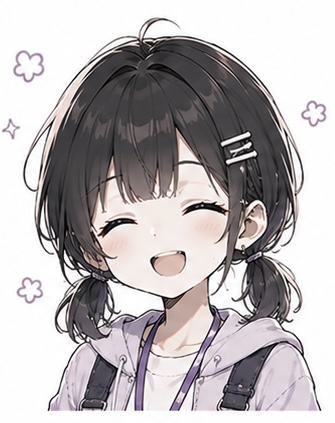
#> input picture assets/img/students/expressions/6B83B79A-B8A6-4E89-923E-D2977D7046CE 10.jpg, 335 x 423 px; its folder holds only this picture in this run
$ python process_expressions.py '../assets/img/students/expressions/6B83B79A-B8A6-4E89-923E-D2977D7046CE 10.jpg' ../assets/img/students/expressions out.png
#> lines starting #> are read from the running program, lines starting #| are printed output that depends on the picture; after the words box and inside, x2 and y2 are one past the last pixel; in counts of white or black regions, pixels touching at a corner belong together
#!/usr/bin/env python3
"""
处理学生表情包 v2：将 2 行 × 4 列表情图分割为 8 张独立头像图。

算法：
  - 从图片四边像素自动检测背景色（不假设背景是纯白，兼容偏灰/偏黄）
  - 用色差（与背景的最大通道差）区分内容与背景
  - 用投影密度谷值定位格子边界，无需明显分隔线

用法：
  单张: python process_expressions.py <输入图片> [输出目录]
  批量: python process_expressions.py --all <temp目录> <输出根目录>
  调试: python process_expressions.py --debug <输入图片> [输出目录]
        (额外输出 _debug_splits.png，标注切割位置)

依赖：pip install Pillow numpy
"""

import sys
from pathlib import Path
import numpy as np
from PIL import Image, ImageDraw

# ── 参数 ───────────────────────────────────────────────────────────────────────

OUTPUT_SIZE      = 512
PADDING_RATIO    = 0.10   # 每边 10% padding，防圆形头像裁到头发
ROWS, COLS       = 2, 4   # 表情包格子行列数
BG_TOLERANCE     = 35     # 像素与背景色的最大通道差，超过即视为内容
BG_SAMPLE_WIDTH  = 15     # 从四边各取多少像素宽度来采样背景色

EXPRESSIONS = [
    "neutral", "happy", "surprised", "angry",
    "sad", "embarrassed", "smug", "special",
]


# ── 背景色检测 ────────────────────────────────────────────────────────────────

def detect_background(arr: np.ndarray) -> np.ndarray:
    """
    从图片四周边缘采样，用中位数估计背景色 [R, G, B]。
    不假设背景是白色，兼容偏灰、偏黄、偏暖等各种色调。
    """
    h, w = arr.shape[:2]
    sw = min(BG_SAMPLE_WIDTH, h // 6, w // 6)

    border = np.concatenate([
        arr[:sw,  :,   :3].reshape(-1, 3),   # 上边
        arr[-sw:, :,   :3].reshape(-1, 3),   # 下边
        arr[:,  :sw,  :3].reshape(-1, 3),    # 左边
        arr[:, -sw:,  :3].reshape(-1, 3),    # 右边
    ])
    return np.median(border, axis=0)   # shape: (3,)


def content_mask(arr: np.ndarray, bg: np.ndarray) -> np.ndarray:
    """
    返回布尔矩阵：True 表示该像素是内容（与背景色有明显色差）。
    用最大通道差衡量，对各种颜色的背景都有效。
    """
    diff = np.abs(arr[:, :, :3].astype(np.int16) - bg.astype(np.int16))
    return diff.max(axis=2) > BG_TOLERANCE


# ── 基础工具 ──────────────────────────────────────────────────────────────────

def to_rgb_white(img: Image.Image) -> Image.Image:
    """转换为 RGB，透明像素替换为白色。"""
    if img.mode in ('RGBA', 'LA'):
        bg = Image.new('RGB', img.size, (255, 255, 255))
        bg.paste(img.convert('RGB'), mask=img.split()[-1])
        return bg
    if img.mode == 'P':
        return to_rgb_white(img.convert('RGBA'))
    return img.convert('RGB')


def smooth1d(profile: np.ndarray, window: int) -> np.ndarray:
    """滑动平均平滑。"""
    kernel = np.ones(window) / window
    return np.convolve(profile, kernel, mode='same')


# ── 外边白边裁剪 ───────────────────────────────────────────────────────────────

def crop_outer_border(img: Image.Image, bg: np.ndarray) -> Image.Image:
    """根据自动检测的背景色，裁掉四周多余的背景边缘。"""
    arr = np.array(img)
    mask = content_mask(arr, bg)
    rows = np.where(mask.any(axis=1))[0]
    cols = np.where(mask.any(axis=0))[0]
    if len(rows) == 0 or len(cols) == 0:
        return img
    return img.crop((cols[0], rows[0], cols[-1] + 1, rows[-1] + 1))


# ── 分割点检测 ────────────────────────────────────────────────────────────────

def find_section_minima(profile: np.ndarray, n_splits: int) -> list[int]:
    """
    在密度投影剖面中，为每个切割点在其预期位置附近找局部最小值。

    将剖面分成 n_splits+1 段，在每段的分界处搜索密度最低点，
    即表情图案之间的空白区域。无需明显分隔线也能定位。
    """
    size = len(profile)
    smooth_w = max(3, size // 20)
    smoothed = smooth1d(profile, smooth_w)

    splits = []
    section_size = size / (n_splits + 1)

    for k in range(1, n_splits + 1):
        center = int(section_size * k)
        half_w = max(5, int(section_size * 0.35))
        lo = max(1, center - half_w)
        hi = min(size - 1, center + half_w)
        local_min = lo + int(np.argmin(smoothed[lo:hi]))
        splits.append(local_min)

    return splits


def split_sheet(img: Image.Image, bg: np.ndarray) -> tuple[list[Image.Image], list[int], list[int]]:
    """将表情包分割为 ROWS×COLS 格，返回 (cells, h_splits, v_splits)。"""
    arr = np.array(img)
    h, w = arr.shape[:2]
    mask = content_mask(arr, bg)

    row_density = mask.mean(axis=1).astype(float)   # 每行内容密度
    col_density = mask.mean(axis=0).astype(float)   # 每列内容密度

    h_splits = find_section_minima(row_density, ROWS - 1)
    v_splits = find_section_minima(col_density, COLS - 1)

    row_bounds = [0] + h_splits + [h]
    col_bounds  = [0] + v_splits + [w]

    cells = []
    for r in range(ROWS):
        for c in range(COLS):
            cell = img.crop((
                col_bounds[c],
                row_bounds[r],
                col_bounds[c + 1],
                row_bounds[r + 1],
            ))
            cells.append(cell)

    return cells, h_splits, v_splits


# ── 格子内文字去除 ─────────────────────────────────────────────────────────────

def trim_text_from_bottom(img: Image.Image, bg: np.ndarray) -> Image.Image:
    """
    尝试去除格子底部的文字标签（如"开心""愤怒"等）。

    判断：在内容区下方 60% 处寻找空白带，若空白带以下的内容
    不超过总内容高度的 20%，认为是文字并截除。不确定时原样返回。
    """
    arr = np.array(img)
    _, w = arr.shape[:2]
    mask = content_mask(arr, bg)
    row_density = mask.mean(axis=1)

    content_rows = np.where(row_density > 0.005)[0]
    if len(content_rows) < 5:
        return img

    top       = content_rows[0]
    bottom    = content_rows[-1]
    content_h = bottom - top + 1

    search_from = top + int(content_h * 0.60)
    smoothed    = smooth1d(row_density, max(2, content_h // 20))

    gap_start = None
    in_gap = False
    potential = 0
    for row in range(search_from, bottom + 1):
        if smoothed[row] < 0.008:
            if not in_gap:
                potential = row
                in_gap = True
        else:
            if in_gap:
                in_gap = False
                if row - potential >= max(2, int(content_h * 0.02)):
                    gap_start = potential
                    break

    if gap_start is None:
        return img

    below_h = bottom - gap_start
    if below_h <= content_h * 0.20:
        trimmed = img.crop((0, 0, w, gap_start))
        if trimmed.height > 20:
            return trimmed

    return img


# ── 单格 → 头像 ───────────────────────────────────────────────────────────────

def make_avatar(cell: Image.Image, bg: np.ndarray) -> Image.Image:
    """
    将单格表情处理成 OUTPUT_SIZE × OUTPUT_SIZE 的头像：
    去文字 → 裁背景边 → 补正方形 → 加 padding → 缩放
    """
    # 去文字
    cell = trim_text_from_bottom(cell, bg)

    # 裁背景边
    arr = np.array(cell)
    mask = content_mask(arr, bg)
    rows = np.where(mask.any(axis=1))[0]
    cols = np.where(mask.any(axis=0))[0]

    if len(rows) == 0 or len(cols) == 0:
        return cell.convert("RGBA").resize((OUTPUT_SIZE, OUTPUT_SIZE), Image.LANCZOS)

    cropped = cell.crop((cols[0], rows[0], cols[-1] + 1, rows[-1] + 1))
    cw, ch = cropped.size

    # 补正方形（背景色填充，而不是强制白色）
    bg_color = tuple(int(v) for v in bg) + (255,)
    side   = max(cw, ch)
    square = Image.new("RGBA", (side, side), bg_color)
    square.paste(cropped.convert("RGBA"), ((side - cw) // 2, (side - ch) // 2))

    # 缩小内容留 padding
    content_size = int(OUTPUT_SIZE * (1 - 2 * PADDING_RATIO))
    content = square.resize((content_size, content_size), Image.LANCZOS)

    # 粘到最终画布（同背景色）
    final = Image.new("RGBA", (OUTPUT_SIZE, OUTPUT_SIZE), bg_color)
    pad = (OUTPUT_SIZE - content_size) // 2
    final.paste(content, (pad, pad), content)

    return final


# ── 调试可视化 ────────────────────────────────────────────────────────────────

# [12 lines left out: function save_debug, not called in this run]


# ── 主流程 ────────────────────────────────────────────────────────────────────

def process_file(input_path: Path, output_dir: Path, debug: bool = False) -> bool:
    print(f"\n[处理] {input_path.name}")

    try:
        raw = Image.open(input_path)
    except Exception as e:
        print(f"  ✗ 无法打开: {e}")
        return False

    output_dir.mkdir(parents=True, exist_ok=True)

    try:
        img = to_rgb_white(raw)
        arr = np.array(img)

        # 自动检测背景色
        bg = detect_background(arr)
        print(f"  背景色: RGB({bg[0]:.0f}, {bg[1]:.0f}, {bg[2]:.0f})")

        # 裁掉整张图的背景边缘
        sheet = crop_outer_border(img, bg)

        # 分割为 8 格
        cells, h_splits, v_splits = split_sheet(sheet, bg)
        assert len(cells) == 8

        if debug:
            save_debug(sheet, h_splits, v_splits, output_dir, input_path.stem)

        for name, cell in zip(EXPRESSIONS, cells):
            avatar = make_avatar(cell, bg)
            out_path = output_dir / f"{name}.png"
            avatar.save(out_path, "PNG")
            print(f"  → {out_path}")

        print(f"  ✓ 完成")
        return True

    except Exception as e:
        print(f"  ⚠ 失败（{e}），等分 fallback")
        try:
            img  = to_rgb_white(raw)
            arr  = np.array(img)
            bg   = detect_background(arr)
            w, h = img.size
            cw, ch = w // COLS, h // ROWS
            for i, name in enumerate(EXPRESSIONS):
                r, c = divmod(i, COLS)
                cell   = img.crop((c * cw, r * ch, (c + 1) * cw, (r + 1) * ch))
                avatar = make_avatar(cell, bg)
                avatar.save(output_dir / f"{name}.png", "PNG")
                print(f"  → {output_dir / name}.png (fallback)")
            print(f"  ✓ 完成（fallback）")
            return True
        except Exception as e2:
            print(f"  ✗ fallback 失败: {e2}")
            return False


def main():
    if len(sys.argv) < 2:
        print(__doc__)
        sys.exit(1)

    if sys.argv[1] == "--all":
        if len(sys.argv) < 4:
            print("用法: python process_expressions.py --all <temp目录> <输出根目录>")
            sys.exit(1)
        temp_dir = Path(sys.argv[2])
        out_base = Path(sys.argv[3])
        images = sorted(p for p in temp_dir.iterdir()
                        if p.suffix.lower() in {".png", ".jpg", ".jpeg"})
        if not images:
            print(f"未找到图片: {temp_dir}")
            sys.exit(1)
        print(f"找到 {len(images)} 张图片...")
        ok = fail = 0
        for p in images:
            if process_file(p, out_base / p.stem):
                ok += 1
            else:
                fail += 1
        print(f"\n完成：{ok} 成功，{fail} 失败")
        print("请将各 UUID 子目录重命名为对应学生 ID（如 lin_xiaojuan/）")

    elif sys.argv[1] == "--debug":
        if len(sys.argv) < 3:
            print("用法: python process_expressions.py --debug <输入图片> [输出目录]")
            sys.exit(1)
        input_path = Path(sys.argv[2])
        out_dir    = Path(sys.argv[3]) if len(sys.argv) > 3 else Path("assets/img/students/expressions")
        process_file(input_path, out_dir, debug=True)

    else:
        input_path = Path(sys.argv[1])
        out_dir    = Path(sys.argv[2]) if len(sys.argv) > 2 else Path("assets/img/students/expressions")
        process_file(input_path, out_dir)
#> in process_file, raw is the input picture: PIL image 335x423 RGB; mean R, G, B 184.3, 179.7, 181
#> in process_file, `bg = detect_background(arr)`: bg = [254, 254, 254]
#|   背景色: RGB(254, 254, 254)
#> in content_mask, `return diff.max(axis=2) > BG_TOLERANCE`:
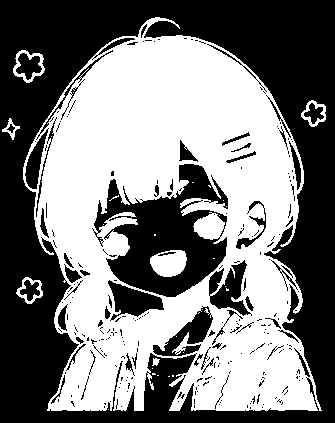
#> returned value: shape (423, 335) bool; 48.6% white; 31 white regions (24 under 20 px), largest, box (x1, y1, x2, y2) and area: (23, 17, 322, 411) 67022, (150, 250, 187, 277) 751, (13, 50, 45, 83) 328
#> in crop_outer_border, `rows = np.where(mask.any(axis=1))[0]`: rows = 394 values from 17 to 410
#> in crop_outer_border, `cols = np.where(mask.any(axis=0))[0]`: cols = 324 values from 2 to 325
#> in content_mask (call 2), `diff = np.abs(arr[:, :, :3].astype(np.int16) - bg.astype(np.int16))`:
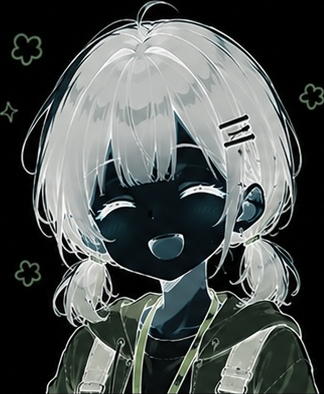
#> diff: shape (394, 324, 3) int16; mean R, G, B 77.5, 82.5, 81.1
#> in content_mask (call 2), `return diff.max(axis=2) > BG_TOLERANCE`:
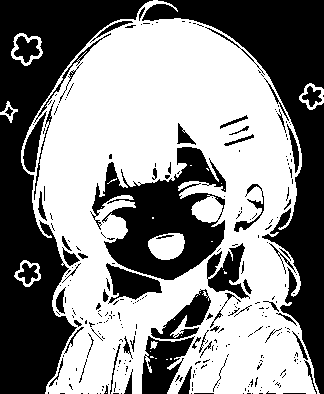
#> returned value: shape (394, 324) bool; 53.9% white; 289 black regions (221 under 20 px), largest, box (x1, y1, x2, y2) and area: (0, 0, 153, 394) 21210, (142, 0, 324, 394) 17217, (90, 147, 226, 280) 8884
#> in split_sheet, `row_density = mask.mean(axis=1).astype(float)`: row_density = 394 values, max 0.793 at index 146, min 0.0123 at index 15, mean 0.539
#> in split_sheet, `col_density = mask.mean(axis=0).astype(float)`: col_density = 324 values, max 0.868 at index 88, min 0.00761 at index 0, mean 0.539
#> in find_section_minima, `size = len(profile)`: size = 394
#> in find_section_minima, `smooth_w = max(3, size // 20)`: smooth_w = 19
#> in smooth1d, `kernel = np.ones(window) / window`: kernel = 19 values from 0.0526 to 0.0526
#> in find_section_minima, `smoothed = smooth1d(profile, smooth_w)`: smoothed = 394 values, max 0.76 at index 109, min 0.0226 at index 0, mean 0.535
#> in find_section_minima, `section_size = size / (n_splits + 1)`: section_size = 197
#> the loop in find_section_minima, `for k in range(1, n_splits + 1):` made 1 pass
#> (center, half_w, lo, hi, local_min) on pass 1: (197, 68, 129, 265, 261)
#> after the loop in find_section_minima, `for k in range(1, n_splits + 1):`: splits = [261]
#> the loop in find_section_minima (call 2), `for k in range(1, n_splits + 1):` made 3 passes
#> (center, lo, hi, local_min) on passes 1 to 3: (81, 53, 109, 53), (162, 134, 190, 186), (243, 215, 271, 215)
#> in split_sheet, `v_splits = find_section_minima(col_density, COLS - 1)`: v_splits = [53, 186, 215]
#> in split_sheet, `row_bounds = [0] + h_splits + [h]`: row_bounds = [0, 261, 394]
#> in split_sheet, `col_bounds  = [0] + v_splits + [w]`: col_bounds = [0, 53, 186, 215, 324]
#> after the loop in split_sheet, `for r in range(ROWS):`: cells = 8 items
#> in process_file, `cells, h_splits, v_splits = split_sheet(sheet, bg)`: h_splits = [261]; v_splits = [53, 186, 215]
#> the loop in process_file, `for name, cell in zip(EXPRESSIONS, cells):` made 8 passes
#> (name, cw in make_avatar, ch in make_avatar) on passes 1, 2, 4, 6, 7, 8: ('neutral', 53, 228), ('happy', 133, 261), ('angry', 109, 233), ('embarrassed', 133, 133), ('smug', 29, 133), ('special', 105, 133)
#> (printed output is left out)
#> pass 1, in trim_text_from_bottom, `arr = np.array(img)`:
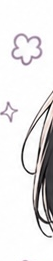
#> arr: shape (261, 53, 3); mean R, G, B 230.1, 228.6, 229.2
#> pass 1, in trim_text_from_bottom, `mask = content_mask(arr, bg)`:
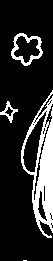
#> mask: shape (261, 53) bool; 17.1% white; 5 white regions (2 under 20 px), largest, box (x1, y1, x2, y2) and area: (21, 90, 53, 238) 1914, (11, 33, 43, 66) 328, (0, 101, 18, 123) 120
#> pass 1, in make_avatar, `cropped = cell.crop((cols[0], rows[0], cols[-1] + 1, rows[-1] + 1))`:
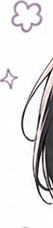
#> cropped: PIL image 53x228 RGB; mean R, G, B 226.6, 225, 225.7
#> after the loop in process_file, `for name, cell in zip(EXPRESSIONS, cells):`:
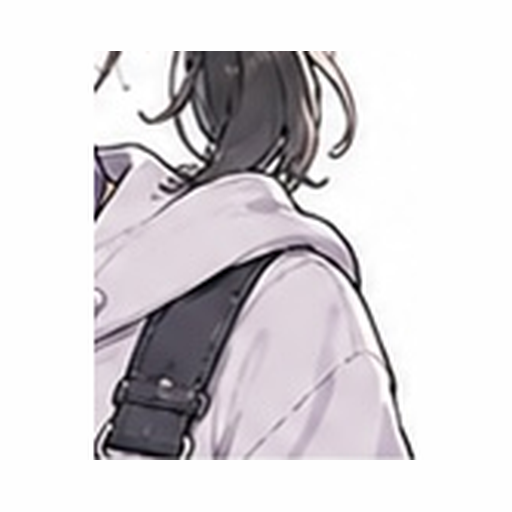
#> avatar: PIL image 512x512 RGBA; mean R, G, B, A 218.6, 215.4, 218.3, 255


if __name__ == "__main__":
    main()

$ run again, on assets/img/students/expressions/6B83B79A-B8A6-4E89-923E-D2977D7046CE 14.jpg
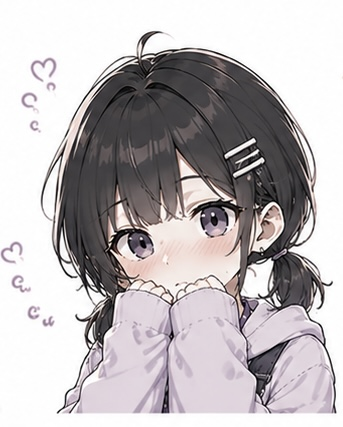
#> input picture assets/img/students/expressions/6B83B79A-B8A6-4E89-923E-D2977D7046CE 14.jpg, 343 x 427 px
#> in process_file, raw is the input picture: PIL image 343x427 RGB; mean R, G, B 188.2, 183.5, 185.4
#> bg = [254, 254, 254]
#|   背景色: RGB(254, 254, 254)
#> in content_mask, `return diff.max(axis=2) > BG_TOLERANCE`:
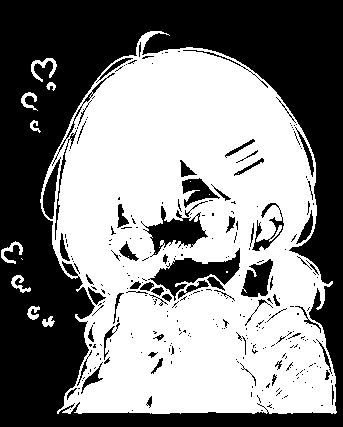
#> returned value: shape (427, 343) bool; 52.4% white; 299 black regions (233 under 20 px), largest, box (x1, y1, x2, y2) and area: (0, 0, 343, 427) 59470, (148, 248, 240, 301) 1709, (141, 206, 208, 257) 1320
#> rows = 383 values from 31 to 413
#> cols = 336 values from 1 to 336
#> diff: shape (383, 336, 3) int16
#> row_density = 383 values, max 0.81 at index 380, min 0.0179 at index 14, mean 0.597
#> col_density = 336 values, max 0.963 at index 140, min 0.00522 at index 335, mean 0.597
#> size = 383
#> smooth_w = 19
#> kernel = 19 values from 0.0526 to 0.0526
#> smoothed = 383 values, max 0.785 at index 371, min 0.0193 at index 0, mean 0.593
#> section_size = 191.5
#> the loop in find_section_minima, `for k in range(1, n_splits + 1):` made 1 pass
#> (center, half_w, lo, hi, local_min) on pass 1: (191, 67, 124, 258, 242)
#> after the loop in find_section_minima, `for k in range(1, n_splits + 1):`: splits = [242]
#> the loop in find_section_minima (call 2), `for k in range(1, n_splits + 1):` made 3 passes
#> (center, lo, hi, local_min) on passes 1 to 3: (84, 55, 113, 55), (168, 139, 197, 188), (252, 223, 281, 259)
#> in split_sheet, `v_splits = find_section_minima(col_density, COLS - 1)`: v_splits = [55, 188, 259]
#> row_bounds = [0, 242, 383]
#> col_bounds = [0, 55, 188, 259, 336]
#> after the loop in split_sheet, `for r in range(ROWS):`: cells = 8 items
#> in process_file, `cells, h_splits, v_splits = split_sheet(sheet, bg)`: h_splits = [242]; v_splits = [55, 188, 259]
#> the loop in process_file, `for name, cell in zip(EXPRESSIONS, cells):` made 8 passes
#> (name, cw in make_avatar) on passes 1, 5, 6, 7: ('neutral', 55), ('sad', 44), ('embarrassed', 132), ('smug', 71)
#> (printed output is left out)
#> after the loop in process_file, `for name, cell in zip(EXPRESSIONS, cells):`:
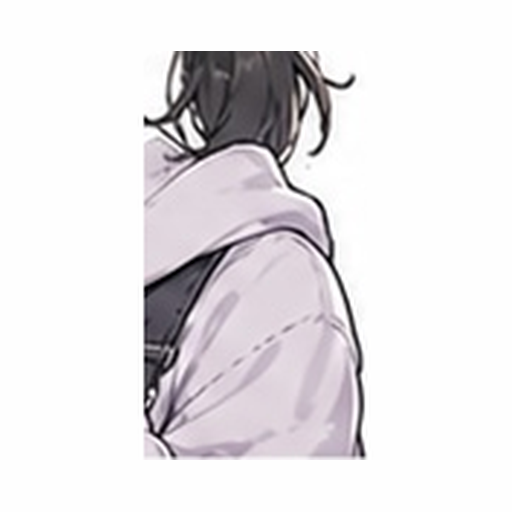
#> avatar: PIL image 512x512 RGBA; mean R, G, B, A 230, 227.4, 229.7, 255

$ run again, on assets/img/students/expressions/6B83B79A-B8A6-4E89-923E-D2977D7046CE 15.jpg
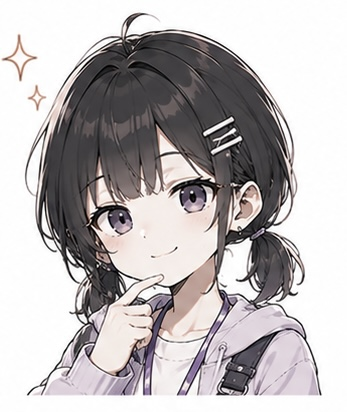
#> input picture assets/img/students/expressions/6B83B79A-B8A6-4E89-923E-D2977D7046CE 15.jpg, 347 x 412 px
#> in process_file, raw is the input picture: PIL image 347x412 RGB; mean R, G, B 187.2, 182.9, 183.7
#> bg = [254, 254, 254]
#|   背景色: RGB(254, 254, 254)
#> in content_mask, `return diff.max(axis=2) > BG_TOLERANCE`:
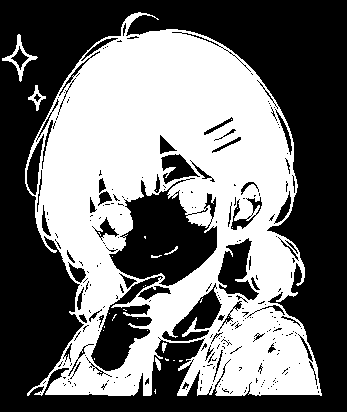
#> returned value: shape (412, 347) bool; 45.3% white; 31 white regions (24 under 20 px), largest, box (x1, y1, x2, y2) and area: (25, 12, 322, 396) 64140, (2, 34, 38, 82) 331, (28, 85, 46, 111) 142
#> rows = 384 values from 12 to 395
#> cols = 320 values from 2 to 321
#> diff: shape (384, 320, 3) int16
#> row_density = 384 values, max 0.784 at index 142, min 0.00937 at index 0, mean 0.527
#> col_density = 320 values, max 0.867 at index 86, min 0.00781 at index 0, mean 0.527
#> size = 384
#> smooth_w = 19
#> kernel = 19 values from 0.0526 to 0.0526
#> smoothed = 384 values, max 0.74 at index 135, min 0.0201 at index 0, mean 0.523
#> section_size = 192
#> the loop in find_section_minima, `for k in range(1, n_splits + 1):` made 1 pass
#> (center, half_w, lo, hi, local_min) on pass 1: (192, 67, 125, 259, 251)
#> after the loop in find_section_minima, `for k in range(1, n_splits + 1):`: splits = [251]
#> the loop in find_section_minima (call 2), `for k in range(1, n_splits + 1):` made 3 passes
#> (center, lo, hi, local_min) on passes 1 to 3: (80, 52, 108, 52), (160, 132, 188, 169), (240, 212, 268, 236)
#> in split_sheet, `v_splits = find_section_minima(col_density, COLS - 1)`: v_splits = [52, 169, 236]
#> row_bounds = [0, 251, 384]
#> col_bounds = [0, 52, 169, 236, 320]
#> after the loop in split_sheet, `for r in range(ROWS):`: cells = 8 items
#> in process_file, `cells, h_splits, v_splits = split_sheet(sheet, bg)`: h_splits = [251]; v_splits = [52, 169, 236]
#> the loop in process_file, `for name, cell in zip(EXPRESSIONS, cells):` made 8 passes
#> (name, cw in make_avatar) on passes 1, 4, 5, 6, 7: ('neutral', 52), ('angry', 65), ('sad', 27), ('embarrassed', 117), ('smug', 67)
#> (printed output is left out)
#> after the loop in process_file, `for name, cell in zip(EXPRESSIONS, cells):`:
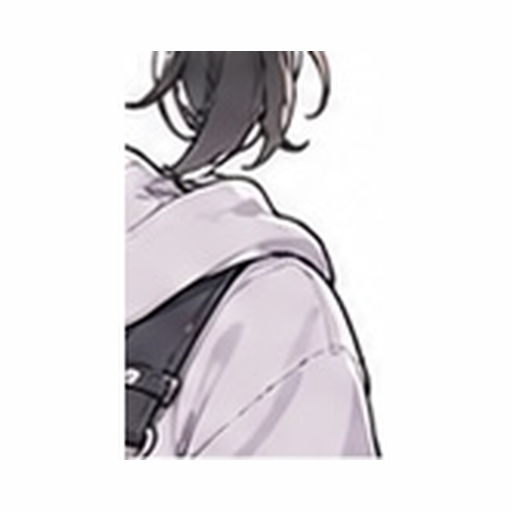
#> avatar: PIL image 512x512 RGBA; mean R, G, B, A 228.3, 225.7, 228, 255
